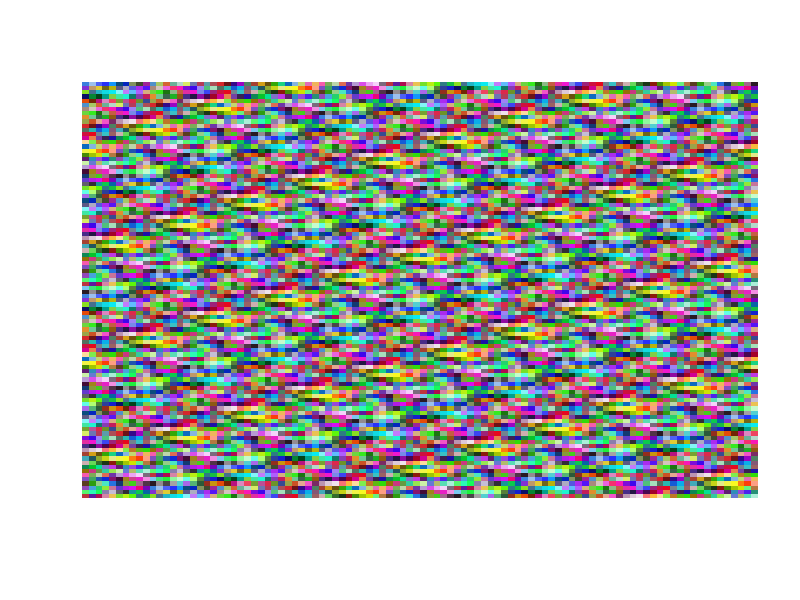

Reproduce this figure in R.
m = read.table("map.csv",header=F,sep=",")
nbRows <- 100
nbCols <- 100
output = matrix(nrow=nbRows,ncol=nbCols)
row <- 1
col <- 1

for (i in 1:(nbRows*nbCols)){
  output[row,col] = rgb(m[i,],max=256)
  col = col+1
  if (col==nbCols+1){
     row=row+1
     col=1
  }
}

t = matrix(seq(1,nbRows*nbCols),nbRows,nbCols,byrow=T)
image(t,col=output,axes=F)



